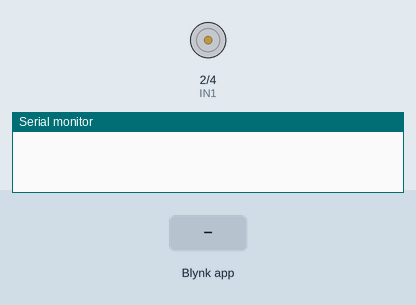
Simulated run of this sketch. Board: ESP32. On the bench: motor-driver pin pairs drawn as motors (green arrow = first pin HIGH = forward, orange = second pin HIGH = backward, longer = more drive, scaled by the enable pin), the last lines printed to the serial monitor. Inputs (shaded band) come from the test bench. WiFi joins after 1.5 s; servers stay silent unless stated.

Above: at 3.0 s.
3.1 s: Blynk app writes 1 to V3
4.6 s: Blynk app writes 200 to V3
6.1 s: Blynk app writes 1 to V0
At 6.7 s:
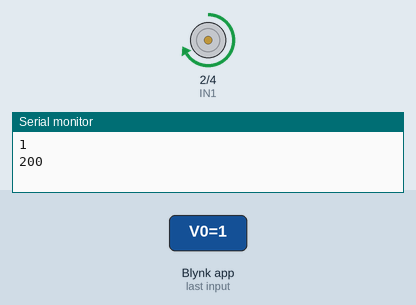
7.6 s: Blynk app writes 0 to V3
At 8.8 s:
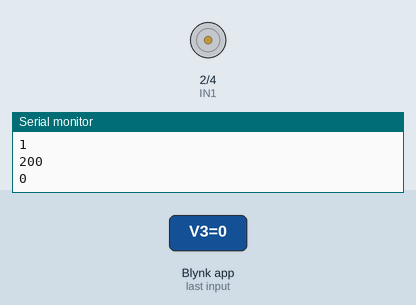
9.1 s: Blynk app writes 1 to V1
10.6 s: Blynk app writes 1 to V3
At 11.3 s:
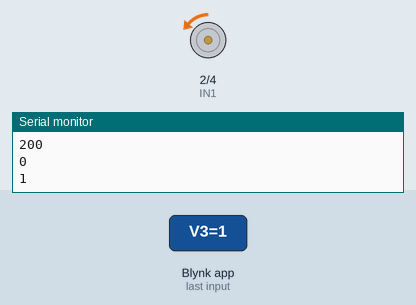
Timing chart, 0 to 13.1 s (numbered marks = the images above; inputs shaded):
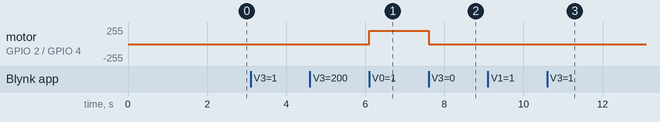

Measured:
- after the input at 6.1 s, motor on GPIO 2 (IN1) / GPIO 4 (IN2): stopped → forward 200/255 at once
- after the input at 7.6 s, motor on GPIO 2 (IN1) / GPIO 4 (IN2): forward 200/255 → stopped at once
- after the input at 10.6 s, motor on GPIO 2 (IN1) / GPIO 4 (IN2): stopped → backward 1/255 at once

The sketch:

DC_motor_speed_control_with_ESP32_using_blynk_io.ino
```cpp
#define BLYNK_PRINT Serial

#define BLYNK_TEMPLATE_ID "TMPL6kBHSRfJC"
#define BLYNK_TEMPLATE_NAME "DC motor control"
#define BLYNK_AUTH_TOKEN "8DLyurd86BtRAn9En0A-kB3S4TfM5xDG"

#include <WiFi.h>
#include <WiFiClient.h>
#include <BlynkSimpleEsp32.h>

char auth[] = BLYNK_AUTH_TOKEN;

// Your WiFi credentials.
// Set password to "" for open networks.
char ssid[] = "theinfoflux";
char pass[] = "12345678";

int Speed_Pin ;
//Motor Driver Pins
const int IN1 = 2;
const int IN2 = 4;
const int ENA = 22;

void setup ()
{
Serial.begin(115200);
  // Motor
  pinMode(IN1, OUTPUT);  // Set the pin as OUTPUT
  pinMode(IN2, OUTPUT);  // Set the pin as OUTPUT
  pinMode(ENA, OUTPUT);
    Blynk.begin(auth, ssid, pass);

}
void loop ()
{
   Blynk.run();

}

BLYNK_WRITE(V0)
{
  int pinValue1=param.asInt();
if (pinValue1==HIGH)
{
    digitalWrite(IN1, HIGH);
    digitalWrite(IN2, LOW);
  }
  if (pinValue1==LOW)
{
    digitalWrite(IN1, LOW);
    digitalWrite(IN2, LOW);
  }
 }


 BLYNK_WRITE(V1)
{
  int pinValue2=param.asInt();
if (pinValue2==HIGH)
{
    digitalWrite(IN1, LOW);
    digitalWrite(IN2, HIGH);
  }
  if (pinValue2==LOW)
{
    digitalWrite(IN1, LOW);
    digitalWrite(IN2, LOW);
  }
  }

BLYNK_WRITE(V3)
{
 int Motor_Speed=param.asInt();
 Serial.println(Motor_Speed);
 analogWrite(ENA, Motor_Speed); //PWM Signal to control the speed of motor. (0 - 255)
  }

  BLYNK_WRITE(V2)
{
  int pinValue3=param.asInt();
  if(pinValue3==HIGH){
   digitalWrite(IN1, LOW);
    digitalWrite(IN2, LOW);
  }
}
```
